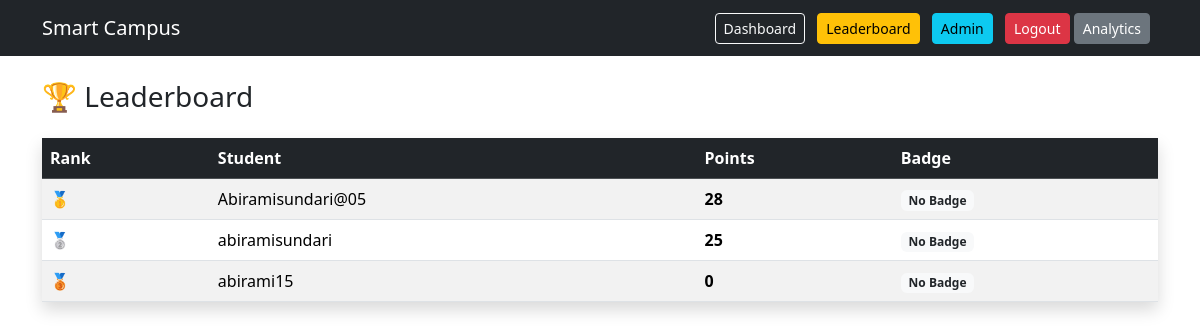
Screenshot of /leaderboard/ (signed in) with the database file from the repository.
### events/models.py (models this page shows, shortened)
class Profile(models.Model):
    user = models.OneToOneField(User, on_delete=models.CASCADE)
    mobile_number = models.CharField(max_length=15, blank=True)
    total_points = models.IntegerField(default=0)
    BADGE_CHOICES = [
        ('None', 'No Badge'),
        ('Bronze', 'Bronze'),
        ('Silver', 'Silver'),
        ('Gold', 'Gold'),
    ]
    badge = models.CharField(max_length=20, choices=BADGE_CHOICES, default='None')

### events/views.py (the view)
# urls.py: path('leaderboard/', views.leaderboard, name='leaderboard'),
def leaderboard(request):
    profiles = Profile.objects.order_by('-total_points')
    return render(request, 'leaderboard.html', {
        'profiles': profiles
    })

### events/templates/leaderboard.html
{% extends 'base.html' %}
{% block content %}
<h3 class="mb-4">🏆 Leaderboard</h3>
<table class="table table-striped table-hover shadow">
    <thead class="table-dark">
        <tr>
            <th>Rank</th>
            <th>Student</th>
            <th>Points</th>
            <th>Badge</th>
        </tr>
    </thead>
    <tbody>
        {% for profile in profiles %}
        <tr>
            <td>
                {% if forloop.counter == 1 %}
                    🥇
                {% elif forloop.counter == 2 %}
                    🥈
                {% elif forloop.counter == 3 %}
                    🥉
                {% else %}
                    {{ forloop.counter }}
                {% endif %}
            </td>
            <td>{{ profile.user.username }}</td>
            <td><strong>{{ profile.total_points }}</strong></td>
            <td>
                {% if profile.badge == "Gold" %}
                    <span class="badge bg-warning text-dark">🥇 Gold</span>
                {% elif profile.badge == "Silver" %}
                    <span class="badge bg-secondary">🥈 Silver</span>
                {% elif profile.badge == "Bronze" %}
                    <span class="badge bg-warning">🥉 Bronze</span>
                {% else %}
                    <span class="badge bg-light text-dark">No Badge</span>
                {% endif %}
            </td>
        </tr>
        {% empty %}
        <tr>
            <td colspan="4" class="text-center">No students yet.</td>
        </tr>
        {% endfor %}
    </tbody>
</table>
{% endblock %}

### rows the page displays
Profile: user.username "Abiramisundari@05", total_points "28", badge "No Badge"
Profile: user.username "abiramisundari", total_points "25", badge "No Badge"
Profile: user.username "abirami15", total_points "0", badge "No Badge"
